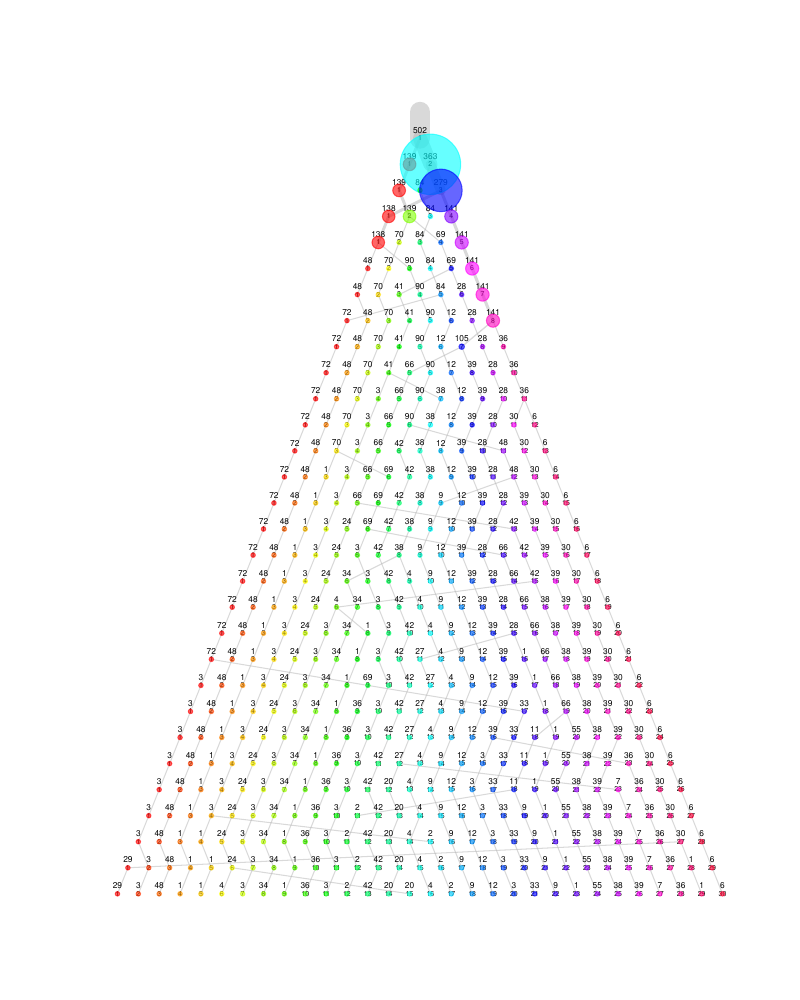

Recreate this plot in R.
rm(list=ls());

library(GCluster);

col.l  <- rgb(0.7, 0.7, 0.7, 0.5);
xlab   <- "";
files  <- paste0("cluster_tree/clu", 2:30, ".txt");

pdf("13cluster_tree_plot.pdf", 8, 10);
out.s <- treeGCluster(files=files, k = c(2:30), col.i=4, col.l=col.l, lwd.s=c(1, 20), xlab=xlab);

out   <- out.s$xy;
text(out[,3], out[,4]+0.3, out[,5], cex=0.5);
text(out[,3], out[,4], out[,2], cex=0.4);
clu.n <- unique(out[,1]);
for (i in 2:length(clu.n)){
  j   <- i - 1;
  clu <- clu.n[i];
  out.i <- which(out[,1]==clu);
  cols  <- rainbow(length(out.i), alpha=0.6);
  points(out[out.i, c(3,4)], pch=19, cex=out[out.i,6]*0.6, col=cols);
}

dev.off();

